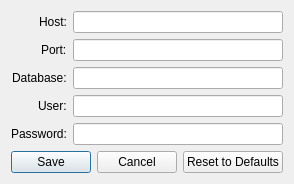
<?xml version="1.0" encoding="UTF-8"?>
<ui version="4.0">
 <class>ConfigurationDialog</class>
 <widget class="QDialog" name="ConfigurationDialog">
  <property name="windowTitle">
   <string>Database Configuration</string>
  </property>
  <layout class="QVBoxLayout" name="verticalLayout">
   <item>
    <layout class="QFormLayout" name="formLayout">
     <property name="labelAlignment">
      <set>Qt::AlignRight|Qt::AlignTrailing|Qt::AlignVCenter</set>
     </property>
     <item row="0" column="0">
      <widget class="QLabel" name="labelHost">
       <property name="text">
        <string>Host:</string>
       </property>
      </widget>
     </item>
     <item row="0" column="1">
      <widget class="QLineEdit" name="hostEdit"/>
     </item>
     <item row="1" column="0">
      <widget class="QLabel" name="labelPort">
       <property name="text">
        <string>Port:</string>
       </property>
      </widget>
     </item>
     <item row="1" column="1">
      <widget class="QLineEdit" name="portEdit"/>
     </item>
     <item row="2" column="0">
      <widget class="QLabel" name="labelDatabase">
       <property name="text">
        <string>Database:</string>
       </property>
      </widget>
     </item>
     <item row="2" column="1">
      <widget class="QLineEdit" name="databaseEdit"/>
     </item>
     <item row="3" column="0">
      <widget class="QLabel" name="labelUser">
       <property name="text">
        <string>User:</string>
       </property>
      </widget>
     </item>
     <item row="3" column="1">
      <widget class="QLineEdit" name="userEdit"/>
     </item>
     <item row="4" column="0">
      <widget class="QLabel" name="labelPassword">
       <property name="text">
        <string>Password:</string>
       </property>
      </widget>
     </item>
     <item row="4" column="1">
      <widget class="QLineEdit" name="passwordEdit">
       <property name="echoMode">
        <enum>QLineEdit::Password</enum>
       </property>
      </widget>
     </item>
    </layout>
   </item>
   <item>
    <layout class="QHBoxLayout" name="buttonLayout">
     <item>
      <widget class="QPushButton" name="saveButton">
       <property name="text">
        <string>Save</string>
       </property>
      </widget>
     </item>
     <item>
      <widget class="QPushButton" name="cancelButton">
       <property name="text">
        <string>Cancel</string>
       </property>
      </widget>
     </item>
     <item>
      <widget class="QPushButton" name="resetButton">
       <property name="text">
        <string>Reset to Defaults</string>
       </property>
      </widget>
     </item>
    </layout>
   </item>
  </layout>
 </widget>
 <resources/>
 <connections/>
</ui>
